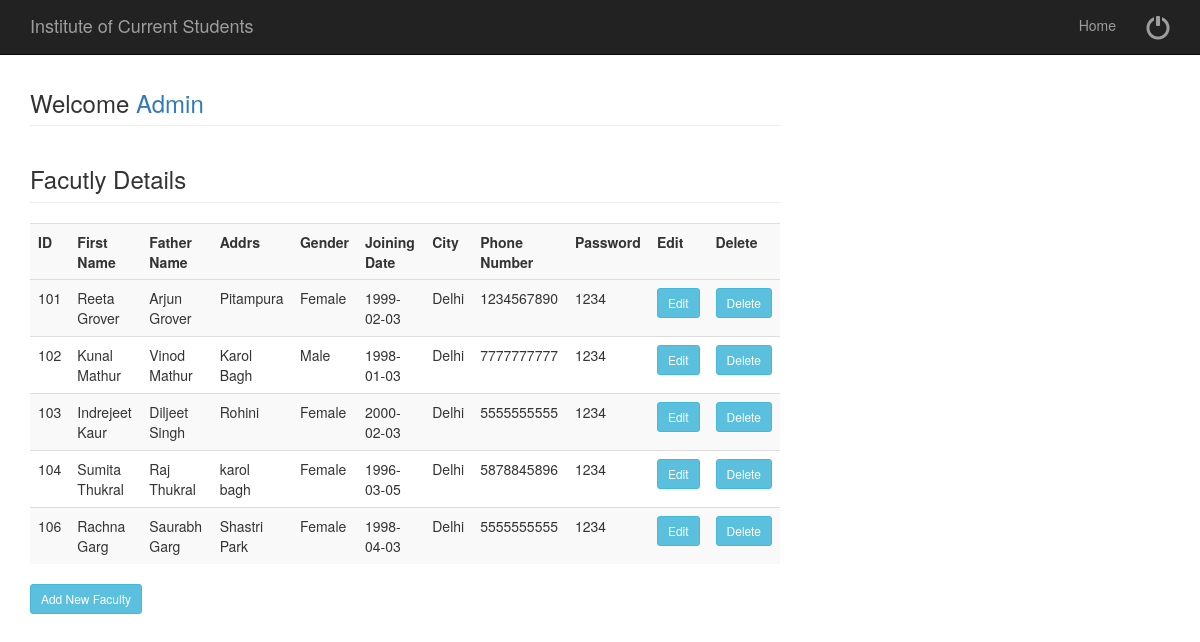
Page /FacultyDetails.php (signed in) on the committed database.
### tables this page shows
CREATE TABLE `facutlytable` (
  `FID` int(10) NOT NULL,
  `FName` varchar(50) NOT NULL,
  `FaName` varchar(30) NOT NULL,
  `Addrs` text NOT NULL,
  `Gender` varchar(6) NOT NULL,
  `JDate` date NOT NULL,
  `City` varchar(10) NOT NULL,
  `Pass` varchar(10) NOT NULL,
  `PhNo` bigint(10) NOT NULL
);

### FacultyDetails.php (the view, shortened to what this page needs)
<?php include('adminhead.php'); ?>
<div class="container">
	<div class="row">
		<div class="col-md-8">
			<h3 class="page-header">Welcome <a href="welcomeadmin">Admin</a> </h3>
			<?php
			include( "database.php" );
			$sql = "select * from  facutlytable";
			$result = mysqli_query( $connect, $sql );
			echo "<h3 class='page-header' >Facutly Details</h3>";
			echo "<table class='table table-striped' style='width:100%'>
				<tr>
					<th>ID</th>
					<th>First Name</th>
					<th>Father Name</th>
					<th>Addrs</th>
					<th>Gender</th>
					<th>Joining Date</th>
					<th>City</th>
					<th>Phone Number</th>
					<th>Password</th>
					<th>Edit</th>
					<th>Delete</th>
				<tr>";
			while ( $row = mysqli_fetch_array( $result ) ) {
				?>
			<tr>
				<td>
					<?PHP echo $row['FID'];?>
				</td>
				<td>
					<?PHP echo $row['FName'];?>
				</td>
				<td>
					<?PHP echo $row['FaName'];?>
				</td>
				<td>
					<?PHP echo $row['Addrs'];?>
				</td>
				<td>
					<?PHP echo $row['Gender'];?>
				</td>
				<td>
					<?PHP echo $row['JDate'];?>
				</td>
				<td>
					<?PHP echo $row['City'];?>
				</td>
				<td>
					<?PHP echo $row['PhNo'];?>
				</td>
				<td>
					<?PHP echo $row['Pass'];?>
				</td>
				<td><a href="updatefaculty.php?fid=<?php echo $row['FID']; ?>"><input type="button" Value="Edit" class="btn btn-info btn-sm"></a>
				</td>
				<td><a href="FacultyDetails.php?deleteid=<?php echo $row['FID']; ?>"><input type="button" Value="Delete" class="btn btn-info btn-sm"></a>
				</td>
			</tr>
			<?php } ?>
			</table>
			<a href="addnewfaculty"><button type="button" value="Add New Faculty" class="btn btn-info btn-sm">Add New Faculty</button></a>
		</div>
	</div>
	<?php include('allfoot.php'); ?>

### css/modern-business.css (style rules this page uses)
html, body { height: 100%; }
body { padding-top: 50px; }

### rows in the picture
facutlytable: FID "101", FName "Reeta Grover", FaName "Arjun Grover", Addrs "Pitampura", Gender "Female", JDate "1999-02-03", City "Delhi", PhNo "1234567890", Pass "1234"
facutlytable: FID "102", FName "Kunal Mathur", FaName "Vinod Mathur", Addrs "Karol Bagh", Gender "Male", JDate "1998-01-03", City "Delhi", PhNo "7777777777", Pass "1234"
facutlytable: FID "103", FName "Indrejeet Kaur", FaName "Diljeet Singh", Addrs "Rohini", Gender "Female", JDate "2000-02-03", City "Delhi", PhNo "5555555555", Pass "1234"
facutlytable: FID "104", FName "Sumita Thukral", FaName "Raj Thukral", Addrs "karol bagh", Gender "Female", JDate "1996-03-05", City "Delhi", PhNo "5878845896", Pass "1234"
facutlytable: FID "106", FName "Rachna Garg", FaName "Saurabh Garg", Addrs "Shastri Park", Gender "Female", JDate "1998-04-03", City "Delhi", PhNo "5555555555", Pass "1234"
